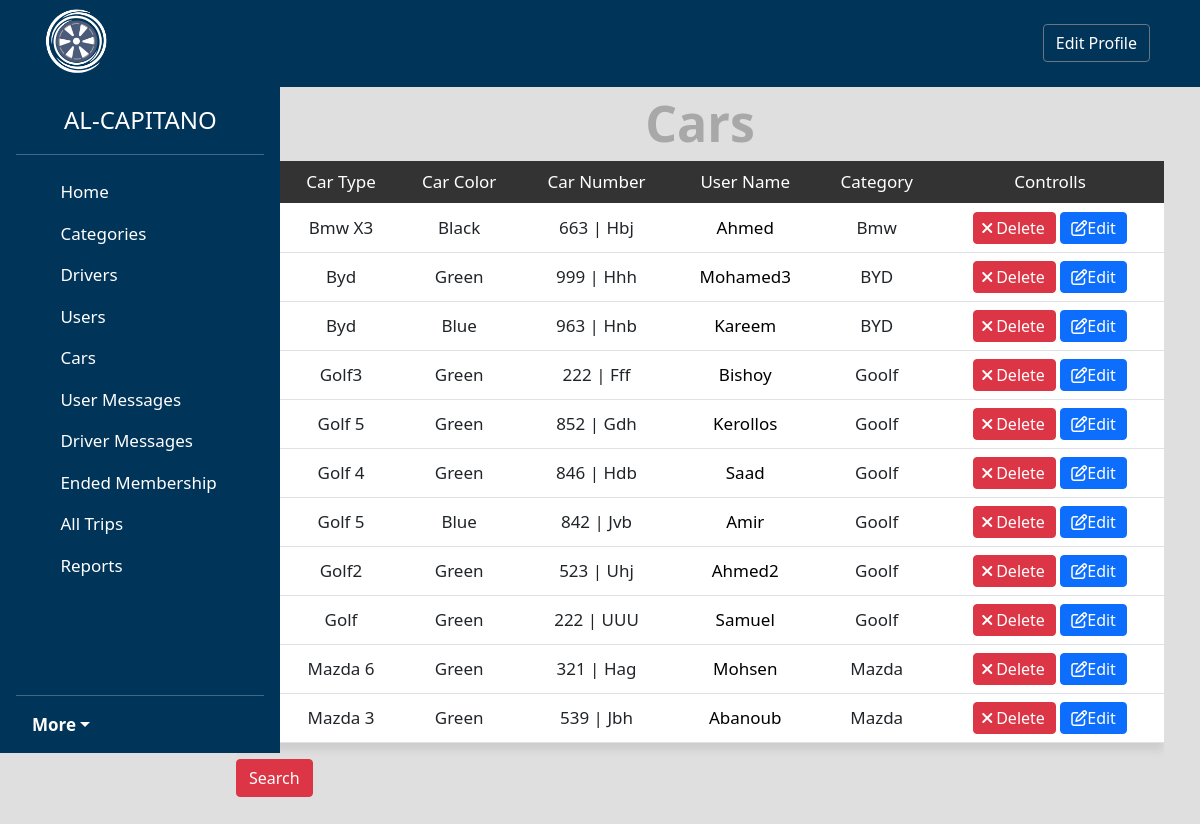
/admin/cars.php (signed in), run on the app's committed database.
### tables this page shows
CREATE TABLE `cars` (
  `Car_ID` int(11) NOT NULL,
  `Car_Type` varchar(255) NOT NULL COMMENT 'no3 l 3rbya',
  `Car_Color` varchar(255) NOT NULL,
  `Car_Number` varchar(255) NOT NULL COMMENT 'rkmel 3rbya',
  `Car_Characters` varchar(255) NOT NULL,
  `License_Car_ID` varchar(255) NOT NULL COMMENT 'rkm ro5st l 3rbya',
  `End_Date_License` varchar(255) NOT NULL COMMENT 'tare5 entha2 elro5sa',
  `User_id` int(11) NOT NULL,
  `CatID` int(11) NOT NULL,
  `Car_Images` varchar(255) NOT NULL,
  `Reg_Date` timestamp NOT NULL DEFAULT current_timestamp()
);

CREATE TABLE `users` (
  `User_ID` int(11) NOT NULL,
  `User_Name` varchar(255) NOT NULL,
  `Email` varchar(255) NOT NULL,
  `Password` varchar(255) NOT NULL,
  `Group_ID` int(11) NOT NULL DEFAULT 0 COMMENT 'user = 0\r\ndriver = 1\r\nadmin = 2',
  `User_Status` int(11) NOT NULL DEFAULT 0 COMMENT 'active = 1\r\npending = 0',
  `Date` timestamp NOT NULL DEFAULT current_timestamp()
);

CREATE TABLE `categories` (
  `Category_ID` int(11) NOT NULL,
  `Category_Name` varchar(255) NOT NULL,
  `Rag_Date_Cat` timestamp NOT NULL DEFAULT current_timestamp() COMMENT 'date and time when category added'
);

### admin/includes/functions/model.php (called while the page is built, shortened)
<?php
class model
{
    function joins($chooserow, $inner)
    {
        global $conn;
        $table = get_class($this);
        $stmt = $conn->prepare("  SELECT $table.*, $chooserow FROM $table $inner
        ");
        $stmt->execute();
        $data = $stmt->fetchAll();
        return $data;
    }
}

### admin/cars.php (the view, shortened to what this page needs)
<?php
if (isset($_SESSION['admin'])) {
    include('int.php');
    $carObject = new cars();
    if (isset($_GET['do'])) {
        $do = $_GET['do'];
    } else {
        $do = 'manage';
    }
    if ($do == 'manage') {
        $query = ' ';
        $cars = $carObject->joins(
            "users.User_Name  AS userName, categories.Category_Name AS Category",
            "INNER JOIN users        ON users.User_ID            = cars.User_id
                                        INNER JOIN categories   ON categories.Category_ID   = cars.CatID
                                        $query AND Group_ID=1 "
        );
        if (!empty($cars)) {
?>
            <h1 class="text-center edit">cars</h1>
            <div class="container ">
                <div class="table-responsive">
                    <table class="table main-table text-center  ">
                        <thead>
                            <tr>
                                <td class=""> # </td>
                                <td class=""> Car Type </td>
                                <td class=""> Car Color </td>
                                <td class=""> Car number </td>
                                <td class=""> User Name </td>
                                <td class=""> Category </td>
                                <td class=""> controlls </td>
                            </tr>
                        </thead>
                        <tbody>
                            <?php foreach ($cars as $car) {  ?>
                                <tr>
                                    <td><?php echo $car['Car_ID'] ?></td>
                                    <td><?php echo $car['Car_Type'] ?></td>
                                    <td><?php echo $car['Car_Color'] ?></td>
                                    <td><?php echo $car['Car_Number'] ?> | <?php echo $car['Car_Characters'] ?></td>
                                    <td>
                                        <a class="view" href="drivers.php?do=view&driverid=<?php echo $car['User_id'] ?>">
                                            <?php echo $car['userName'] ?>
                                        </a>
                                    </td>
                                    <td><?php echo $car['Category'] ?></td>
                                    <td class="">
                                        <a href="cars.php?do=delete&carid=<?php echo $car['Car_ID'] ?>" class="btn btn-danger confirm"> <i class="fa fa-close"></i>Delete</a>
                                        <a href="cars.php?do=edit&carid=<?php echo $car['Car_ID'] ?>" class="btn btn-primary "> <i class="fa fa-edit"></i>edit</a>
                                    </td>
                                </tr>
                            <?php } ?>
                        </tbody>
                    </table>
                </div>
                <a class="btn btn-danger mb-5" href="cars.php?do=search">search</a>
            </div>
        <?php
        } else {
            echo '<div class="container">';
            echo '<div class="nice-msg alert alert-danger">no records to show</div>';
        ?>
        <?php
            echo '</div>';
        }
    }
    include $tpl . ('footer.php');
} else {
    header('location: ../prehome.php');
    exit();
}

### admin/layout/css/back.css (style rules this page uses)
* { text-transform: capitalize !important; }
body { background-color: rgb(223, 223, 223) !important; font-size: 17px; }
a { text-decoration: none; color: black; }
.btn { color: white; }
.edit { color: rgb(168, 168, 168); margin-top: 30px; font-size: 50px; font-weight: 700; }
.main-table { box-shadow: 0 7px 9px #ccc; }
.main-table tbody td { background-color: #fff; vertical-align: middle !important; }
.main-table thead { background-color: #333; color: #fff; }
.main-table .btn { padding: 3px 10px !important; }
.main-table .btn .fa-close { position: relative; right: 3px; }

### data on the page
cars: Car_Type "Bmw X3", Car_Color "Black", Car_Number "663", Car_Characters "Hbj", User.User_Name "Ahmed", CatID.Category_Name "Bmw"
cars: Car_Type "Byd", Car_Color "Green", Car_Number "999", Car_Characters "Hhh", User.User_Name "Mohamed3", CatID.Category_Name "BYD"
cars: Car_Type "Byd", Car_Color "Blue", Car_Number "963", Car_Characters "Hnb", User.User_Name "Kareem", CatID.Category_Name "BYD"
cars: Car_Type "Golf3", Car_Color "Green", Car_Number "222", Car_Characters "Fff", User.User_Name "Bishoy", CatID.Category_Name "Goolf"
cars: Car_Type "Golf 5", Car_Color "Green", Car_Number "852", Car_Characters "Gdh", User.User_Name "Kerollos", CatID.Category_Name "Goolf"
cars: Car_Type "Golf 4", Car_Color "Green", Car_Number "846", Car_Characters "Hdb", User.User_Name "Saad", CatID.Category_Name "Goolf"
cars: Car_Type "Golf 5", Car_Color "Blue", Car_Number "842", Car_Characters "Jvb", User.User_Name "Amir", CatID.Category_Name "Goolf"
cars: Car_Type "Golf2", Car_Color "Green", Car_Number "523", Car_Characters "Uhj", User.User_Name "Ahmed2", CatID.Category_Name "Goolf"
cars: Car_Type "Golf", Car_Color "Green", Car_Number "222", Car_Characters "UUU", User.User_Name "Samuel", CatID.Category_Name "Goolf"
cars: Car_Type "Mazda 6", Car_Color "Green", Car_Number "321", Car_Characters "Hag", User.User_Name "Mohsen", CatID.Category_Name "Mazda"
cars: Car_Type "Mazda 3", Car_Color "Green", Car_Number "539", Car_Characters "Jbh", User.User_Name "Abanoub", CatID.Category_Name "Mazda"
